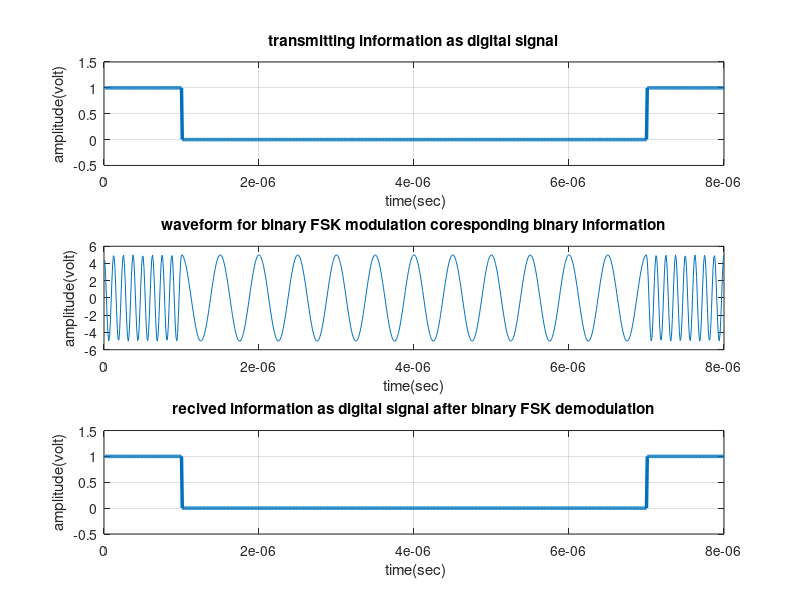

Here is the MATLAB script that generated this plot:
%>>>>>>>>> MATLAB code for binary FSK modulation and de-modulation >>>>>>>%



clc;
clear all;
close all;




x=[ 1 9 4 0 3 0 8 1]; % Binary Information
bp=.000001; % bit period
disp(' Binary information at Trans mitter :');
disp(x);



%XX representation of transmitting binary information as digital signal XXX
bit=[];
for n=1:1:length(x)
if x(n)==1;
se=ones(1,100);
else x(n)==0;
se=zeros(1,100);
end
bit=[bit se];



end
t1=bp/100:bp/100:100*length(x)*(bp/100);
subplot(3,1,1);
plot(t1,bit,'lineWidth',2.5);grid on;
axis([ 0 bp*length(x) -.5 1.5]);
ylabel('amplitude(volt)');
xlabel(' time(sec)');
title('transmitting information as digital signal');





%XXXXXXXXXXXXXXXXXXXXXXX Binary-FSK modulation XXXXXXXXXXXXXXXXXXXXXXXXXXX%
A=5; % Amplitude of carrier signal
br=1/bp; % bit rate
f1=br*8; % carrier frequency for information as 1
f2=br*2; % carrier frequency for information as 0
t2=bp/99:bp/99:bp;
ss=length(t2);
m=[];
for (i=1:1:length(x))
if (x(i)==1)
y=A*cos(2*pi*f1*t2);
else
y=A*cos(2*pi*f2*t2);
end
m=[m y];
end
t3=bp/99:bp/99:bp*length(x);
subplot(3,1,2);
plot(t3,m);
xlabel('time(sec)');
ylabel('amplitude(volt)');
title('waveform for binary FSK modulation coresponding binary information');






%XXXXXXXXXXXXXXXXXXXX Binary FSK demodulation XXXXXXXXXXXXXXXXXXXXXXXXXXXXX
mn=[];
for n=ss:ss:length(m)
t=bp/99:bp/99:bp;
y1=cos(2*pi*f1*t); % carrier siignal for information 1
y2=cos(2*pi*f2*t); % carrier siignal for information 0
mm=y1.*m((n-(ss-1)):n);
mmm=y2.*m((n-(ss-1)):n);
t4=bp/99:bp/99:bp;
z1=trapz(t4,mm) % intregation
z2=trapz(t4,mmm) % intregation
zz1=round(2*z1/bp)
zz2= round(2*z2/bp)
if(zz1>A/2) % logic lavel= (0+A)/2 or (A+0)/2 or 2.5 ( in this case)
a=1;
else(zz2>A/2)
a=0;
end
mn=[mn a];
end
disp(' Binary information at Reciver :');
disp(mn);




%XXXXX Representation of binary information as digital signal which achived
%after demodulation XXXXXXXXXXXXXXXXXXXXXXXXXXXXXXXXXXXXXXXXXXXXXXXXXXXXXXX
bit=[];
for n=1:length(mn);
if mn(n)==1;
se=ones(1,100);
else mn(n)==0;
se=zeros(1,100);
end
bit=[bit se];



end
t4=bp/100:bp/100:100*length(mn)*(bp/100);
subplot(3,1,3)
plot(t4,bit,'LineWidth',2.5);grid on;
axis([ 0 bp*length(mn) -.5 1.5]);
ylabel('amplitude(volt)');
xlabel(' time(sec)');
title('recived information as digital signal after binary FSK demodulation');





%>>>>>>>>>>>>>>>>>>>>>>>>>> end of program >>>>>>>>>>>>>>>>>>>>>>>>>>>>>>%